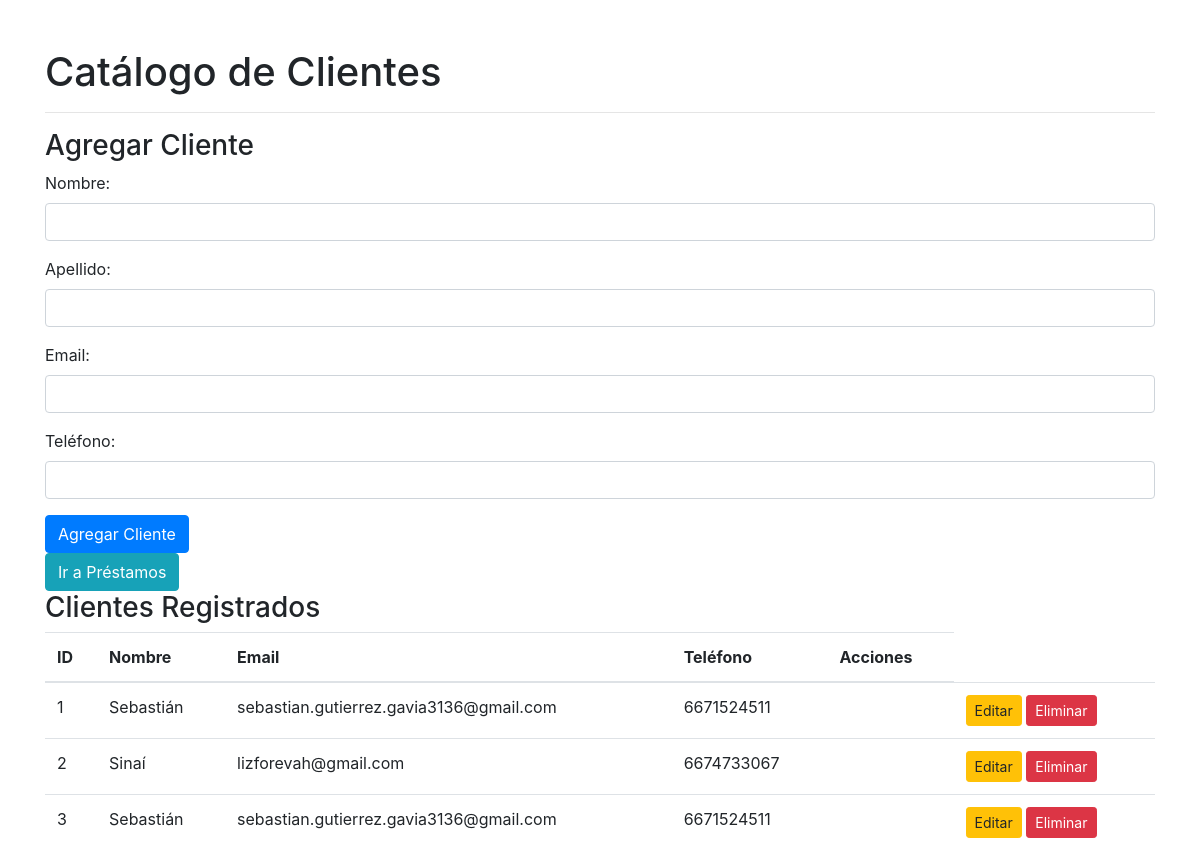
Screenshot of /desafioCapreco/desafioCapreco/clientes.php with the database file from the repository.
### tables this page shows
CREATE TABLE IF NOT EXISTS `clientes` (
  `id` int(11) NOT NULL AUTO_INCREMENT,
  `nombre` varchar(100) NOT NULL,
  `apellido` varchar(300) NOT NULL,
  `email` varchar(100) NOT NULL,
  `telefono` varchar(10) NOT NULL,
  PRIMARY KEY (`id`)
);

### desafioCapreco/desafioCapreco/functions.php (called while the page is built, shortened)
<?php
function getAllClientes($db) {
    $sql = "SELECT * FROM clientes";
    $stmt = $db->query($sql);
    return $stmt->fetchAll(PDO::FETCH_ASSOC);
}
?>

### desafioCapreco/desafioCapreco/clientes.php (the view, shortened to what this page needs)
<!DOCTYPE html>
<html lang="en">
<head>
    <link href="https://maxcdn.bootstrapcdn.com/bootstrap/4.5.2/css/bootstrap.min.css" rel="stylesheet">
</head>
<?php
include_once 'config.php';
include_once 'functions.php';
?>
<body>
    <div class="container">
        <h1 class="mt-5">Catálogo de Clientes</h1>
        <hr>
        <h3>Agregar Cliente</h3>
        <form action="clientes.php" method="post">
    <div class="form-group">
        <label for="nombre">Nombre:</label>
        <input type="text" class="form-control" id="nombre" name="nombre" required>
    </div>
    <div class="form-group">
        <label for="apellido">Apellido:</label>
        <input type="text" class="form-control" id="apellido" name="apellido" required>
    </div>
    <div class="form-group">
        <label for="email">Email:</label>
        <input type="email" class="form-control" id="email" name="email" required>
    </div>
    <div class="form-group">
        <label for="telefono">Teléfono:</label>
        <input type="tel" class="form-control" id="telefono" name="telefono" required>
    </div>
    <input type="submit" name="agregar_cliente" class="btn btn-primary" value="Agregar Cliente">
</form>
<div class="d-inline-block">
            <a href="prestamos.php" class="btn btn-info">Ir a Préstamos</a>
        </div>
        <h3>Clientes Registrados</h3>
        <table class="table">
            <thead>
                <tr>
                    <th>ID</th>
                    <th>Nombre</th>
                    <th>Email</th>
                    <th>Teléfono</th>
                    <th>Acciones</th>
                </tr>
            </thead>
            <tbody>
                <?php
                $clientes = getAllClientes($db);
                foreach ($clientes as $cliente) {
                ?>
                <tr>
                    <td><?php echo $cliente['id']; ?></td>
                    <td><?php echo $cliente['nombre']; ?></td>
                    <td><?php echo $cliente['email']; ?></td>
                    <td><?php echo $cliente['telefono']; ?></td>
                    <td>
<td>
    <a href="editar_cliente.php?id=<?php echo $cliente['id']; ?>" class="btn btn-warning btn-sm">Editar</a>
    <a href="eliminar_cliente.php?id=<?php echo $cliente['id']; ?>" class="btn btn-danger btn-sm" onclick="return confirm('¿Estás seguro de que deseas eliminar este cliente?')">Eliminar</a>
</td>
                    </td>
                </tr>
                <?php
                }
                ?>
            </tbody>
        </table>
    </div>
</body>
</html>

### rows the page displays
clientes: id "1", nombre "Sebastián", email "sebastian.gutierrez.gavia3136@gmail.com", telefono "6671524511"
clientes: id "2", nombre "Sinaí", email "lizforevah@gmail.com", telefono "6674733067"
clientes: id "3", nombre "Sebastián", email "sebastian.gutierrez.gavia3136@gmail.com", telefono "6671524511"
